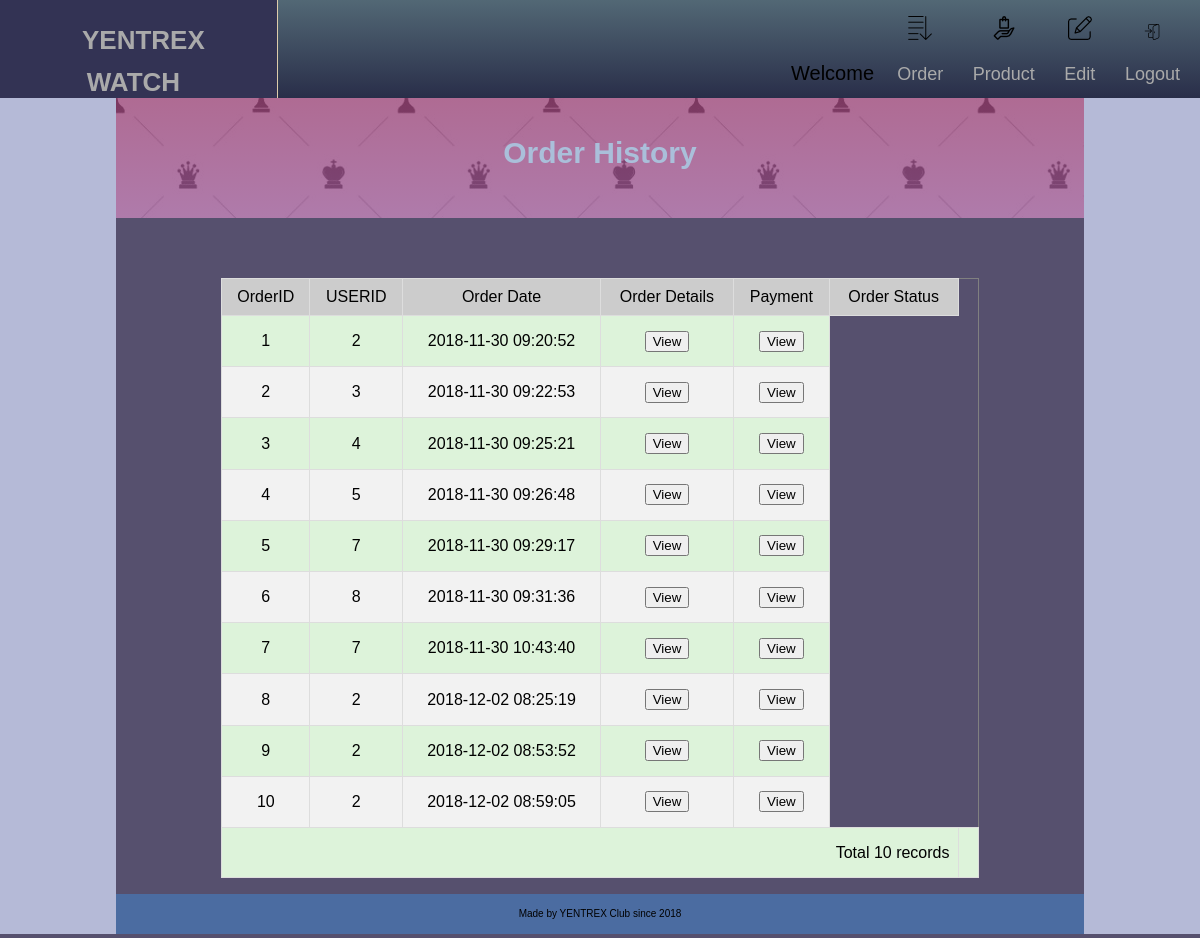
/order_staff.php, run on the app's committed database.
### tables this page shows
CREATE TABLE `order_head` (
  `o_id` int(10) NOT NULL,
  `USER_ID` int(11) NOT NULL,
  `o_dttm` datetime NOT NULL,
  `o_name` varchar(100) NOT NULL,
  `o_addr` varchar(500) NOT NULL,
  `o_email` varchar(100) NOT NULL,
  `o_phone` varchar(20) NOT NULL,
  `D_ID` int(11) NOT NULL,
  `status_id` int(11) NOT NULL
);

### order_staff.php (the view, shortened to what this page needs)
<!DOCTYPE html>
<html>
<head>
	<?php
	 require_once('connect.php');
	?>
	<link rel="stylesheet" type="text/css" href="home.css">
	<link rel="stylesheet" type="text/css" href="template.css">
		<div class="header">
			<div class="Yentrex Watch">
				<a href="home2.php?userid=<?=$_SESSION['v_id']?>">Yentrex Watch</a>
			</div>
			<div class="top">
					<?php
						echo "<div id=\"toplink\"> Welcome"
							."<br>"
							. $_SESSION['userid']
							. "</div>";
					?>
				<div id="toplink">
					<?php if ($_SESSION['v_userrole']==1){ ?>
						<img src="image/add.png">
						<br>
						<a href="addproduct.php?userid=<?=$_SESSION['v_id']?>">Add Product</a>
					<?php } else { ?>
						<img src="image/order.png">
						<br>
						<a href="order.php?userid=<?=$_SESSION['v_id']?>">Order</a>
					<?php } ?>
				</div>
				<div id="toplink">
					<img src="image/product.png">
					<br>
					<a href="Product2.php?userid=<?=$_SESSION['v_id']?>">Product</a>
				</div>
				<div id="toplink">
					<?php if ($_SESSION['v_userrole']==1){ ?>
						<img src="image/profile.png">
						<br>
						<a href="user.php?userid=<?=$_SESSION['v_id']?>">User Profile</a>
					<?php } else { ?>
						<img src="image/edit.png">
						<br>
						<a href="edit.php?userid=<?=$_SESSION['v_id']?>">Edit</a>
					<?php } ?>
				</div>
				<div id="toplink">
					<img src="image/login.png">
					<br>
					<a href="logout.php">Logout</a>
				</div>
			</div>
		</div>
</head>
<body>
	<div id="div_main">
		<div class="info"><h2>Order History<h2></div>
		<div class="content">
			<table class="content" id="table" border="1" align="center">
				<thead>
					<tr>
						<td align="center" bgcolor="#CCCCCC" scope="col">OrderID</td>
						<td align="center" bgcolor="#CCCCCC" scope="col">USERID</td>
						<td align="center" bgcolor="#CCCCCC" scope="col">Order Date</td>
						<td align="center" bgcolor="#CCCCCC" scope="col">Order Details</td>
						<td align="center" bgcolor="#CCCCCC" scope="col">Payment</td>
						<td align="center" bgcolor="#CCCCCC" scope="col">Order Status</td>
					</tr>
				</thead>
				<tbody>
					<?php
						$q = "SELECT * FROM order_head
						WHERE 1";
						$result=$mysqli->query($q);
						while($row=$result->fetch_array()){ ?>
								 <tr>
									<td> <?=$row['o_id']?></td>
									<td> <?=$row['USER_ID']?></td>
									<td> <?=$row['o_dttm']?></td>
									<td align='center'><a href="view_order_staff.php?o_id=<?=$row['o_id']?>"><button type="button" class="btn btn-warning btn-sm">View</button></a></td>
									<td align='center'><a href="view_payment_staff.php?o_id=<?=$row['o_id']?>"><button type="button" class="btn btn-warning btn-sm">View</button></a></td>
								</tr>
					<?php } ?>
					<?php $count=$result->num_rows;
						  echo "<tr><td colspan=6 align=right>Total $count records</td><td colspan=6 align=right> </td></tr>";
					?>
				</tbody>
			</table>
		</div>
</body>
<footer class="foot">
	<div id="div_left"></div>
	Made by YENTREX Club since 2018
	<div id="div_right"></div>
</footer>
</html>

### home.css (style rules this page uses)
a { text-decoration: none; }
body { font-size: 20px; background: #56506E; font-family: Ariel,Helvetica,sans serif; text-align: center; line-height: 2em; }
h2 { color:#aabfda; }
.foot { font-size:10px; background: #4b6ca1; margin:-4px; }
#table { font-family: "Trebuchet MS", Arial, Helvetica, sans-serif; border-collapse: collapse; width: 80%; line-height: 1em; }
#table td, #table th { border: 1px solid #ddd; padding: 8px; font-size:16px; }
#table tr:nth-child(even) { background-color: #f2f2f2; }
#table tr:nth-child(odd) { background-color: #ddf3da; }

### template.css (style rules this page uses)
.header { position: relative; overflow: hidden; background: #536976; background: -webkit-linear-gradient(to bottom, #536976, #292e49); background: linear-gradient(to bottom, #536976, #292e49); padding: 15px 10px; margin:-10px -10px 0px -10px; height:70px; }
.Yentrex { margin-top:-13px; margin-left:-8px; width:20%; height:70px; padding: 20px; float:left; font-family: "Lucida Sans Unicode", "Lucida Grande", sans-serif; font-weight: 700; font-style: normal; font-variant: small-caps; text-transform: uppercase; text-align: center; background-color:#333354; border-right:1px #ddccaa solid; }
.Yentrex a { padding:10px; height: auto; text-decoration:none; color:#aaaaaa; font-size: 26px; }
.top { float:right; }
.top a { color:#aaaaaa; text-align: center; padding: 12px; text-decoration: none; font-size: 18px; line-height: 25px; border-radius: 4px; }
div#toplink { display:inline-block; text-align: center; }
div#div_main { position:relative; }
div#div_left { position:absolute; top:0px; left:-10px; bottom:0px; width:10%; background-color:#b5bad7; }
.info { position: relative; background-image:linear-gradient(rgba(155,70,120,0.8), rgba(155,90,150,0.8)),url("image/chess.jpg"); margin-left:10%; left:-10px; padding:10px; width:80%; min-height: 100px; }
.content { margin-top:20px; position: relative; margin-left:10%; margin-right:10%; width:80%; padding:1em 0em; min-height: 600px; }
div#div_right { position:absolute; top:0px; right:-10px; bottom:0px; width:10%; background-color:#b5bad7; }

### data on the page
order_head: o_id "1", USER_ID "2", o_dttm "2018-11-30 09:20:52"
order_head: o_id "2", USER_ID "3", o_dttm "2018-11-30 09:22:53"
order_head: o_id "3", USER_ID "4", o_dttm "2018-11-30 09:25:21"
order_head: o_id "4", USER_ID "5", o_dttm "2018-11-30 09:26:48"
order_head: o_id "5", USER_ID "7", o_dttm "2018-11-30 09:29:17"
order_head: o_id "6", USER_ID "8", o_dttm "2018-11-30 09:31:36"
order_head: o_id "7", USER_ID "7", o_dttm "2018-11-30 10:43:40"
order_head: o_id "8", USER_ID "2", o_dttm "2018-12-02 08:25:19"
order_head: o_id "9", USER_ID "2", o_dttm "2018-12-02 08:53:52"
order_head: o_id "10", USER_ID "2", o_dttm "2018-12-02 08:59:05"
